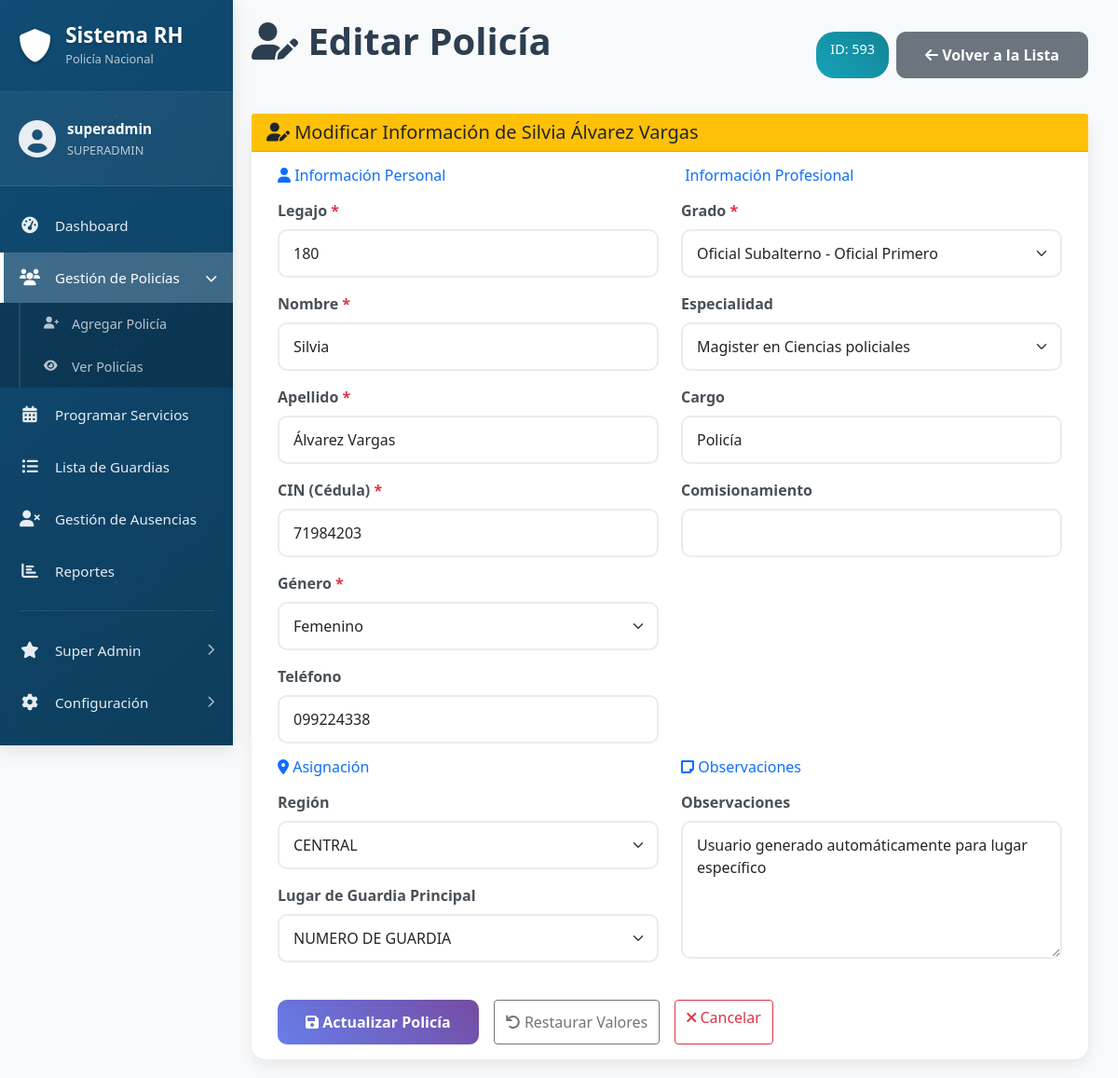
Before: /admin/policias/editar.php?id=593 (signed in) with the older database file.
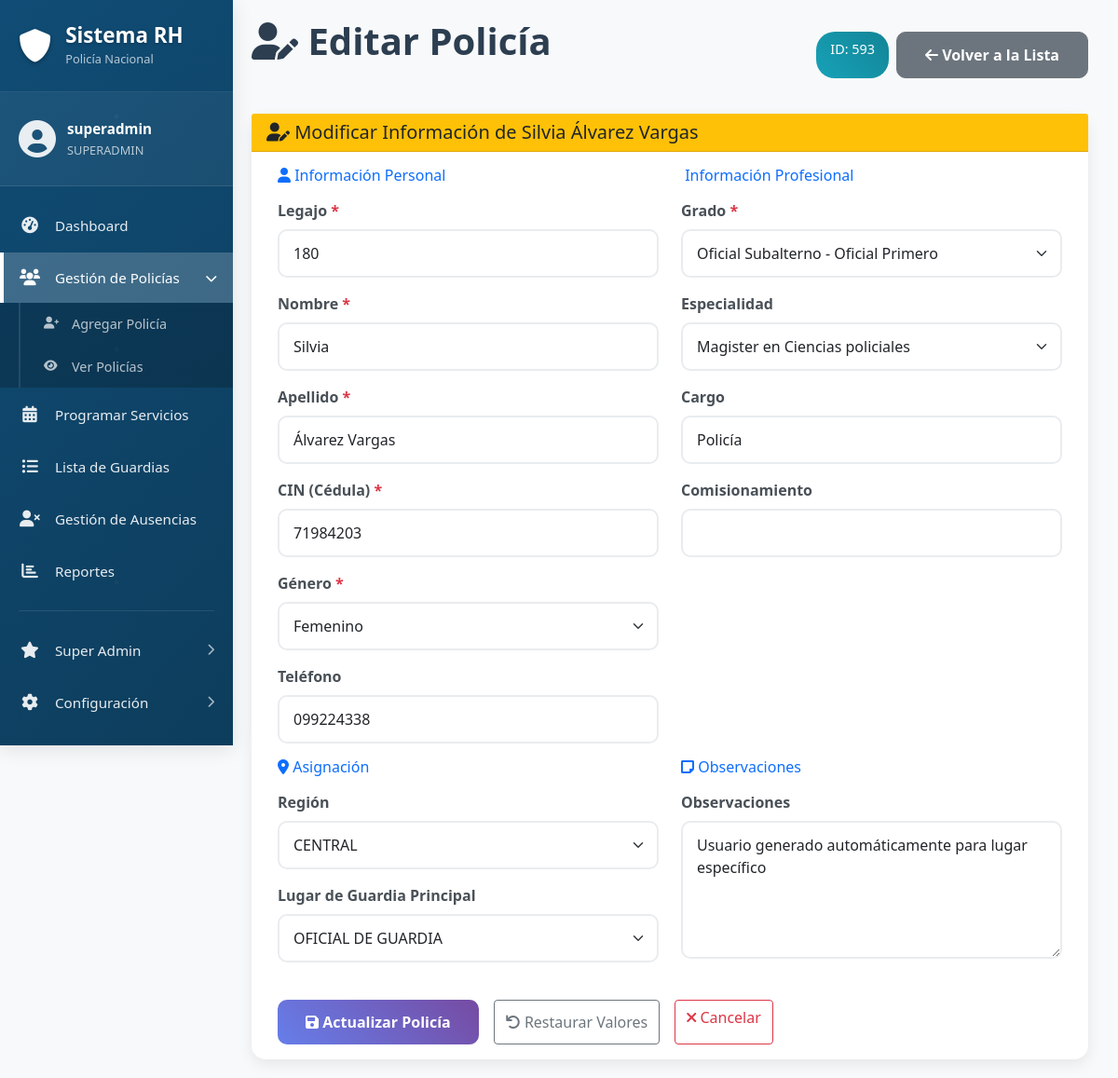
After: the same page with the newer database file.
### tables this page shows
CREATE TABLE `policias` (
  `id` int NOT NULL,
  `legajo` int NOT NULL,
  `nombre` varchar(100) NOT NULL,
  `apellido` varchar(100) NOT NULL,
  `cin` varchar(20) NOT NULL,
  `genero` enum('MASCULINO','FEMENINO') NOT NULL,
  `grado_id` int NOT NULL COMMENT 'Referencia a tipo_grados.id',
  `especialidad_id` int DEFAULT NULL,
  `cargo` varchar(150) DEFAULT NULL,
  `comisionamiento` varchar(200) DEFAULT NULL,
  `telefono` varchar(20) DEFAULT NULL,
  `region_id` int DEFAULT '1',
  `lugar_guardia_id` int DEFAULT NULL,
  `lugar_guardia_reserva_id` int DEFAULT '6' COMMENT 'Siempre ATENCIÓN TELEFÓNICA EXCLUSIVA (ID 6)',
  `observaciones` varchar(500) DEFAULT NULL,
  `activo` tinyint(1) DEFAULT '1',
  `estado` enum('DISPONIBLE','NO DISPONIBLE') DEFAULT 'DISPONIBLE',
  `created_at` timestamp NULL DEFAULT CURRENT_TIMESTAMP,
  `updated_at` timestamp NULL DEFAULT CURRENT_TIMESTAMP ON UPDATE CURRENT_TIMESTAMP
);

CREATE TABLE `lugares_guardias` (
  `id` int NOT NULL,
  `nombre` varchar(100) NOT NULL,
  `descripcion` text,
  `direccion` varchar(200) DEFAULT NULL,
  `zona` varchar(50) DEFAULT NULL,
  `activo` tinyint(1) DEFAULT '1',
  `created_at` timestamp NULL DEFAULT CURRENT_TIMESTAMP,
  `updated_at` timestamp NULL DEFAULT CURRENT_TIMESTAMP ON UPDATE CURRENT_TIMESTAMP
);

CREATE TABLE `tipo_grados` (
  `id` int NOT NULL,
  `nombre` varchar(100) NOT NULL,
  `nivel_jerarquia` int NOT NULL,
  `abreviatura` varchar(20) DEFAULT NULL,
  `grado_id` int NOT NULL,
  `created_at` timestamp NULL DEFAULT CURRENT_TIMESTAMP,
  `updated_at` timestamp NULL DEFAULT CURRENT_TIMESTAMP ON UPDATE CURRENT_TIMESTAMP
);

CREATE TABLE `grados` (
  `id` int NOT NULL,
  `nombre` varchar(100) NOT NULL,
  `nivel_jerarquia` int NOT NULL,
  `abreviatura` varchar(20) DEFAULT NULL,
  `descripcion` text,
  `created_at` timestamp NULL DEFAULT CURRENT_TIMESTAMP,
  `updated_at` timestamp NULL DEFAULT CURRENT_TIMESTAMP ON UPDATE CURRENT_TIMESTAMP
);

CREATE TABLE `especialidades` (
  `id` int NOT NULL,
  `nombre` varchar(150) NOT NULL,
  `descripcion` text,
  `created_at` timestamp NULL DEFAULT CURRENT_TIMESTAMP,
  `updated_at` timestamp NULL DEFAULT CURRENT_TIMESTAMP ON UPDATE CURRENT_TIMESTAMP
);

CREATE TABLE `regiones` (
  `id` int NOT NULL,
  `nombre` varchar(50) NOT NULL,
  `descripcion` text,
  `activo` tinyint(1) DEFAULT '1',
  `created_at` timestamp NULL DEFAULT CURRENT_TIMESTAMP,
  `updated_at` timestamp NULL DEFAULT CURRENT_TIMESTAMP ON UPDATE CURRENT_TIMESTAMP
);

### admin/policias/editar.php (the view, shortened to what the changed rows need)
<?php
require_once '../../cnx/db_connect.php';
$policia_id = isset($_GET['id']) ? (int)$_GET['id'] : 0;
$stmt = $conn->prepare("SELECT p.*, r.nombre as region_nombre FROM policias p LEFT JOIN regiones r ON p.region_id = r.id WHERE p.id = ? AND p.activo = 1");
$stmt->execute([$policia_id]);
$policia = $stmt->fetch(PDO::FETCH_ASSOC);
$grados = $conn->query("SELECT tg.*, g.nombre as categoria_nombre FROM tipo_grados tg JOIN grados g ON tg.grado_id = g.id ORDER BY g.nivel_jerarquia ASC, tg.nivel_jerarquia ASC")->fetchAll(PDO::FETCH_ASSOC);
$especialidades = $conn->query("SELECT * FROM especialidades ORDER BY nombre ASC")->fetchAll(PDO::FETCH_ASSOC);
$regiones = $conn->query("SELECT * FROM regiones ORDER BY nombre ASC")->fetchAll(PDO::FETCH_ASSOC);
$lugares_guardias = $conn->query("SELECT * FROM lugares_guardias WHERE activo = 1 ORDER BY nombre ASC")->fetchAll(PDO::FETCH_ASSOC);
?>
<!DOCTYPE html>
<html lang="es">
<head>
    <link href="https://cdn.jsdelivr.net/npm/bootstrap@5.1.3/dist/css/bootstrap.min.css" rel="stylesheet">
    <link href="https://cdnjs.cloudflare.com/ajax/libs/font-awesome/6.0.0/css/all.min.css" rel="stylesheet">
</head>
<body>
    <div class="container-fluid">
        <div class="row">
            <div class="col-md-9 col-lg-10">
                <div class="main-content">
                    <div class="d-flex justify-content-between align-items-center mb-4">
                        <h1 class="page-title"><i class="fas fa-user-edit"></i> Editar Policía</h1>
                        <div class="d-flex gap-2">
                            <span class="info-badge">ID: <?php echo $policia['id']; ?></span>
                            <a href="index.php" class="btn btn-secondary">
                                <i class="fas fa-arrow-left"></i> Volver a la Lista
                            </a>
                        </div>
                    </div>
                    <div class="card">
                        <div class="card-header bg-warning text-dark">
                            <h5 class="mb-0"><i class="fas fa-user-edit"></i> Modificar Información de <?php echo htmlspecialchars($policia['nombre'] . ' ' . $policia['apellido']); ?></h5>
                        </div>
                        <div class="card-body">
                            <form method="POST" action="" id="formEditar">
                                <div class="row">
                                    <div class="col-md-6">
                                        <div class="mb-3">
                                            <label for="legajo" class="form-label">Legajo <span class="required">*</span></label>
                                            <input type="number" class="form-control" id="legajo" name="legajo"
                                                   value="<?php echo htmlspecialchars($policia['legajo']); ?>" required min="1">
                                        </div>
                                        <div class="mb-3">
                                            <label for="nombre" class="form-label">Nombre <span class="required">*</span></label>
                                            <input type="text" class="form-control" id="nombre" name="nombre"
                                                   value="<?php echo htmlspecialchars($policia['nombre']); ?>" required>
                                        </div>
                                        <div class="mb-3">
                                            <label for="apellido" class="form-label">Apellido <span class="required">*</span></label>
                                            <input type="text" class="form-control" id="apellido" name="apellido"
                                                   value="<?php echo htmlspecialchars($policia['apellido']); ?>" required>
                                        </div>
                                        <div class="mb-3">
                                            <label for="cin" class="form-label">CIN (Cédula) <span class="required">*</span></label>
                                            <input type="text" class="form-control" id="cin" name="cin"
                                                   value="<?php echo htmlspecialchars($policia['cin']); ?>"
                                                   pattern="[0-9]{1,8}" title="Solo números, máximo 8 dígitos" required>
                                        </div>
                                        <div class="mb-3">
                                            <label for="genero" class="form-label">Género <span class="required">*</span></label>
                                            <select class="form-select" id="genero" name="genero" required>
                                                <option value="FEMENINO" <?php echo ($policia['genero'] == 'FEMENINO') ? 'selected' : ''; ?>>Femenino</option>
                                            </select>
                                        </div>
                                        <div class="mb-3">
                                            <label for="telefono" class="form-label">Teléfono</label>
                                            <input type="tel" class="form-control" id="telefono" name="telefono"
                                                   value="<?php echo htmlspecialchars($policia['telefono'] ?? ''); ?>">
                                        </div>
                                    </div>
                                    <div class="col-md-6">
                                        <div class="mb-3">
                                            <label for="grado_id" class="form-label">Grado <span class="required">*</span></label>
                                            <select class="form-select" id="grado_id" name="grado_id" required>
                                                <?php foreach ($grados as $grado): ?>
                                                    <option value="<?php echo $grado['id']; ?>"
                                                            <?php echo ($policia['grado_id'] == $grado['id']) ? 'selected' : ''; ?>>
                                                        <?php echo htmlspecialchars($grado['categoria_nombre'] . ' - ' . $grado['nombre']); ?>
                                                    </option>
                                                <?php endforeach; ?>
                                            </select>
                                        </div>
                                        <div class="mb-3">
                                            <label for="especialidad_id" class="form-label">Especialidad</label>
                                            <select class="form-select" id="especialidad_id" name="especialidad_id">
                                                <?php foreach ($especialidades as $especialidad): ?>
                                                    <option value="<?php echo $especialidad['id']; ?>"
                                                            <?php echo ($policia['especialidad_id'] == $especialidad['id']) ? 'selected' : ''; ?>>
                                                        <?php echo htmlspecialchars($especialidad['nombre']); ?>
                                                    </option>
                                                <?php endforeach; ?>
                                            </select>
                                        </div>
                                        <div class="mb-3">
                                            <label for="cargo" class="form-label">Cargo</label>
                                            <input type="text" class="form-control" id="cargo" name="cargo"
                                                   value="<?php echo htmlspecialchars($policia['cargo'] ?? ''); ?>">
                                        </div>
                                    </div>
                                </div>
                                <div class="row">
                                    <div class="col-md-6">
                                        <div class="mb-3">
                                            <label for="region_id" class="form-label">Región</label>
                                            <select class="form-select" id="region_id" name="region_id">
                                                <?php foreach ($regiones as $region): ?>
                                                <option value="<?php echo $region['id']; ?>" <?php echo ($policia['region_id'] == $region['id']) ? 'selected' : ''; ?>><?php echo htmlspecialchars($region['nombre']); ?></option>
                                                <?php endforeach; ?>
                                            </select>
                                        </div>
                                        <div class="mb-3">
                                            <label for="lugar_guardia_id" class="form-label">Lugar de Guardia Principal</label>
                                            <select class="form-select" id="lugar_guardia_id" name="lugar_guardia_id">
                                                <?php foreach ($lugares_guardias as $lugar): ?>
                                                    <option value="<?php echo $lugar['id']; ?>"
                                                            <?php echo ($policia['lugar_guardia_id'] == $lugar['id']) ? 'selected' : ''; ?>>
                                                        <?php echo htmlspecialchars($lugar['nombre']); ?>
                                                    </option>
                                                <?php endforeach; ?>
                                            </select>
                                        </div>
                                    </div>
                                    <div class="col-md-6">
                                        <div class="mb-3">
                                            <label for="observaciones" class="form-label">Observaciones</label>
                                            <textarea class="form-control" id="observaciones" name="observaciones" rows="5"><?php echo htmlspecialchars($policia['observaciones'] ?? ''); ?></textarea>
                                        </div>
                                    </div>
                                </div>
                            </form>
                        </div>
                    </div>
                </div>
            </div>
        </div>
    </div>
</body>
</html>

Changed rows visible on the page:
changed policias "Silvia Álvarez Vargas": lugar_guardia_id "NUMERO DE GUARDIA" → "OFICIAL DE GUARDIA"
